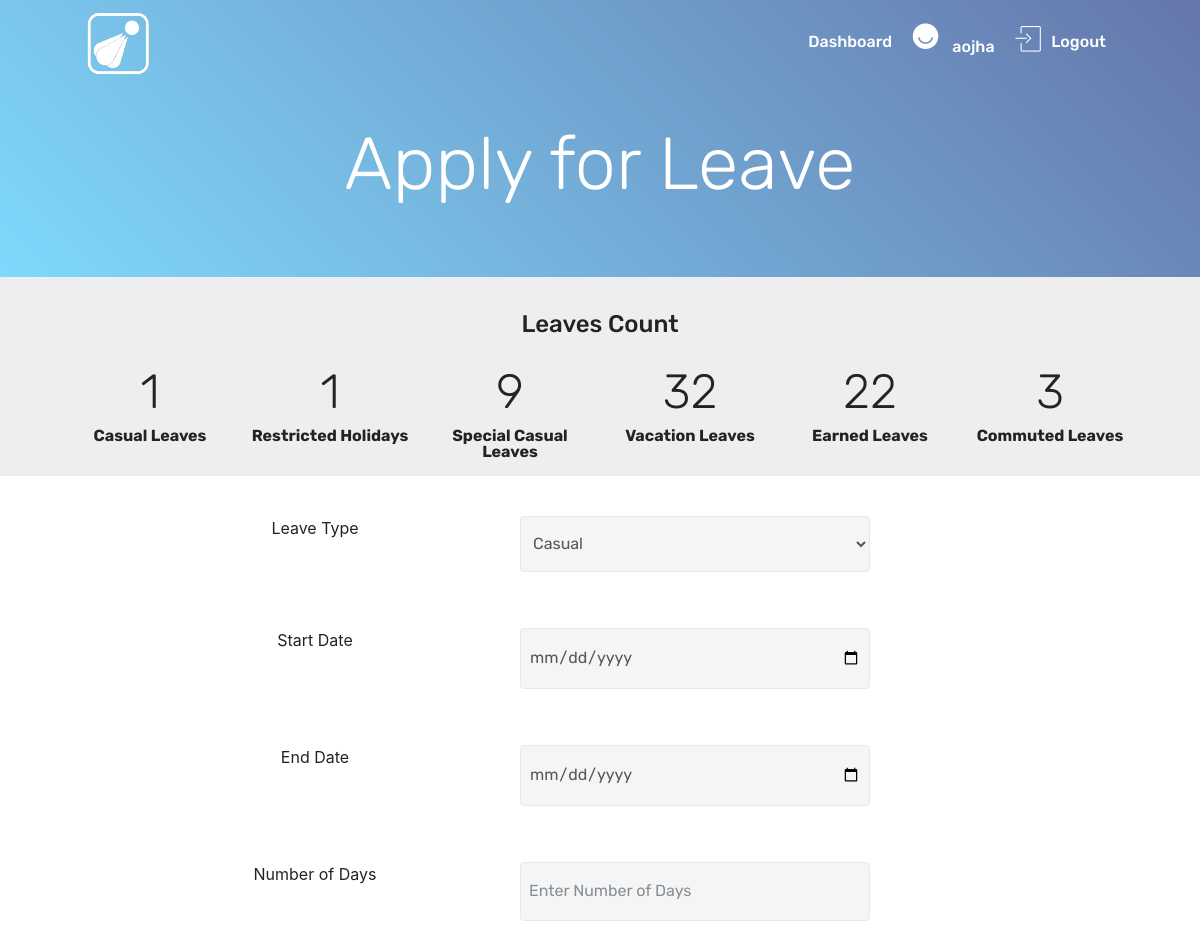
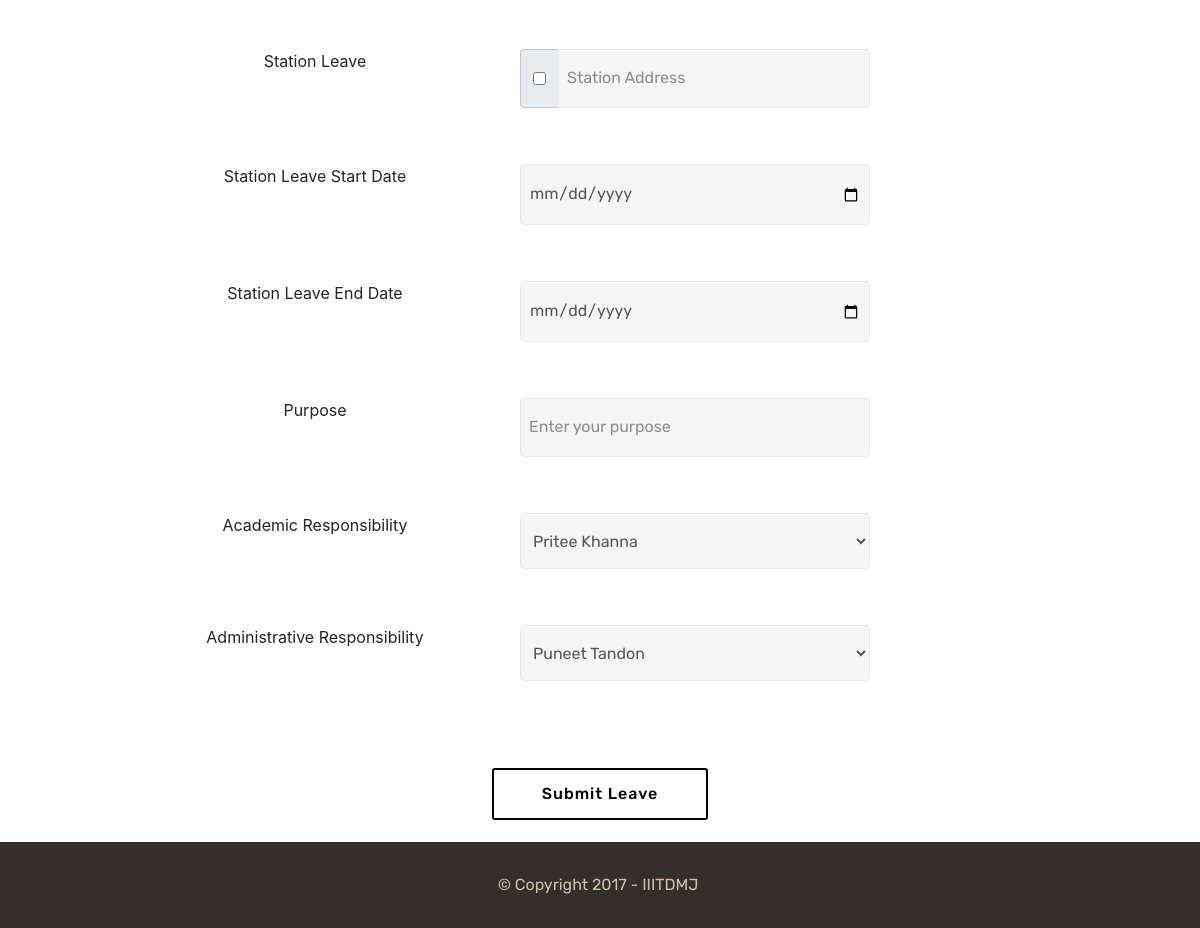
The page /home/newleave/ (signed in) on the database its author committed (2 pictures, top to bottom).
### home/models.py (models this page shows)
class RemainingLeaves(models.Model):
    user = models.OneToOneField(User, on_delete=models.CASCADE, related_name='remaining_leaves')
    casual = models.IntegerField(default=8)
    vacation = models.IntegerField(default=60, null=True, blank=True)
    commuted = models.IntegerField(default=20)
    special_casual = models.IntegerField(default=15)
    restricted = models.IntegerField(default=2)
    earned = models.IntegerField(default=30, null=True)
    year = models.IntegerField(default=2017)

### home/views.py (the view)
@login_required
def newleave(request):
    if 'username' in request.session:
        username = request.session['username']
        current_user = request.user
        user_profile = UserProfile.objects.get(user=current_user.id)
        remaining_leaves = RemainingLeaves.objects.get(user=current_user.id)
    return render(request, 'leave/newleave.html',  {'user_profile' :user_profile,
                                                    'profiles' :UserProfile.objects.all(),
                                                    'remaining_leaves' :remaining_leaves,
                                                    'username' :username})

### home/templates/leave/newleave.html (shortened to what this page needs)
<!DOCTYPE html>
<html>
<head>
  {% load static %}
  <link rel="stylesheet" href="{% static 'leave/assets/web/assets/mobirise-icons/mobirise-icons.css' %}">
  <link rel="stylesheet" href="{% static 'leave/assets/tether/tether.min.css' %}">
  <link rel="stylesheet" href="{% static 'leave/assets/bootstrap/css/bootstrap.min.css' %}">
  <link rel="stylesheet" href="{% static 'leave/assets/bootstrap/css/bootstrap-grid.min.css' %}">
  <link rel="stylesheet" href="{% static 'leave/assets/bootstrap/css/bootstrap-reboot.min.css' %}">
  <link rel="stylesheet" href="{% static 'leave/assets/dropdown/css/style.css' %}">
  <link rel="stylesheet" href="{% static 'leave/assets/socicon/css/styles.css' %}">
  <link rel="stylesheet" href="{% static 'leave/assets/theme/css/style.css' %}">
  <link href="{% static 'leave/assets/fonts/style.css' %}" rel="stylesheet">
  <link href="{% static 'leave/assets/mobirise/css/mbr-additional.css' %}" rel="stylesheet">
</head>
<body>
<section class="menu cid-qtm9HUX9Jb" once="menu" id="menu1-1b" data-rv-view="118">
    <nav class="navbar navbar-expand beta-menu navbar-dropdown align-items-center navbar-fixed-top navbar-toggleable-sm bg-color transparent">
        <div class="menu-logo">
            <div class="navbar-brand">
                <span class="navbar-logo">
                    <a href="#">
                         <img src="{% static 'leave/assets/images/basic3-154-infinity-512x512.png' %}" alt="" title="" media-simple="true" style="height: 4.3rem;">
                    </a>
                </span>
            </div>
        </div>
        <div class="collapse navbar-collapse" id="navbarSupportedContent">
            <ul class="navbar-nav nav-dropdown nav-right" data-app-modern-menu="true"><li class="nav-item"><a class="nav-link link text-white display-4" href="#"></a></li><li class="nav-item">
                    <a class="nav-link link text-white display-4" href="/home/">&nbsp;Dashboard</a>
                </li><li class="nav-item"><a class="nav-link link text-white display-4" href="#"><span class="socicon socicon-ello mbr-iconfont mbr-iconfont-btn" style="color: rgb(255, 255, 255);"></span>
                        {{username}}</a></li><li class="nav-item"><a class="nav-link link text-white display-4" href="/home/loggedout/"><span class="mbri-login mbr-iconfont mbr-iconfont-btn" style="color: rgb(255, 255, 255);"></span>Logout&nbsp;</a></li></ul>
        </div>
    </nav>
</section>
<section class="header5 cid-qtp9ii4sR0" id="header5-1f" data-rv-view="115">
    <div class="container">
        <div class="row justify-content-center">
            <div class="mbr-white col-md-10">
                <h1 class="mbr-section-title align-center pb-3 mbr-fonts-style display-1">
                    Apply for Leave</h1>
            </div>
        </div>
    </div>
</section>
<section class="counters1 counters cid-qtqMeBa55Y" id="counters1-20" data-rv-view="119" >
    <div class="container">
        <h3 class="mbr-section-subtitle mbr-fonts-style display-5">
           <center> <br>Leaves Count</center>
        </h3>
        <div class="container pt-2 mt-0">
            <div class="media-container-row">
                <div class="card p-1 align-center col-6 col-md-3 col-lg-2" >
                    <div class="panel-item p-1" >
                        <div class="card-text" >
                            <h3 class="count pt-1 pb-1 mbr-fonts-style display-2" >
                                  {{remaining_leaves.casual}}
                            </h3>
                            <h4 class="mbr-content-title mbr-bold mbr-fonts-style display-7">
                                Casual Leaves
                            </h4>
                        </div>
                    </div>
                </div>
                <div class="card p-1 align-center col-6 col-md-3 col-lg-2">
                    <div class="panel-item p-1">
                        <div class="card-text">
                            <h3 class="count pt-1 pb-1 mbr-fonts-style display-2">
                                  {{remaining_leaves.restricted}}
                            </h3>
                            <h4 class="mbr-content-title mbr-bold mbr-fonts-style display-7">
                                Restricted Holidays
                            </h4>
                        </div>
                    </div>
                </div>
                <div class="card p-1 align-center col-6 col-md-3 col-lg-2">
                    <div class="panel-item p-1">
                        <div class="card-text">
                            <h3 class="count pt-1 pb-1 mbr-fonts-style display-2">
                                  {{remaining_leaves.special_casual}}
                            </h3>
                            <h4 class="mbr-content-title mbr-bold mbr-fonts-style display-7">
                                Special Casual Leaves
                            </h4>
                        </div>
                    </div>
                </div>
                <div class="card p-1 align-center col-6 col-md-3 col-lg-2">
                    <div class="panel-item p-1">
                        <div class="card-text">
                            <h3 class="count pt-1 pb-1 mbr-fonts-style display-2">
                                  {{remaining_leaves.vacation}}
                            </h3>
                            <h4 class="mbr-content-title mbr-bold mbr-fonts-style display-7">
                                Vacation Leaves
                            </h4>
                        </div>
                    </div>
                </div>
                <div class="card p-1 align-center col-6 col-md-3 col-lg-2">
                    <div class="panel-item p-1">
                        <div class="card-text">
                            <h3 class="count pt-1 pb-1 mbr-fonts-style display-2">
                                  {{remaining_leaves.earned}}
                            </h3>
                            <h4 class="mbr-content-title mbr-bold mbr-fonts-style display-7">
                                Earned Leaves
                            </h4>
                        </div>
                    </div>
                </div>
                <div class="card p-1 align-center col-6 col-md-3 col-lg-2">
                    <div class="panel-item p-1">
                        <div class="card-text">
                            <h3 class="count pt-1 pb-1 mbr-fonts-style display-2">
                                  {{remaining_leaves.commuted}}
                            </h3>
                            <h4 class="mbr-content-title mbr-bold mbr-fonts-style display-7">
                                Commuted Leaves
                            </h4>
                        </div>
                    </div>
                </div>
            </div>
        </div>
   </div>
</section>
<section class="mbr-section mbr-section--relative mbr-section--fixed-size" id="deltapieditor-1x" data-rv-view="21" style="background-color: rgb(255, 255, 255);">
    <div class="mbr-section__container mbr-section__container--isolated container">
  <center><form class="form-horizontal" action="/home/confirmleave/" method="post">
<fieldset>
  <div class="row"><p><br></p></div>
<div class="form-group">
  <div class = "row">
    <div class="col-md-1"></div>
  <div class="col-md-4">
  <label for="leavetype">Leave Type</label>
</div>
  <div class="col-md-4">
    <select id="leavetype" name="leavetype" class="form-control">
      <option value="1">Casual</option>
    </select>
  </div>
</div>
</div>
<div class="row"><p><br></p></div>
<div class="form-group">
  <div class = "row">
      <div class="col-md-1"></div>
  <div class="col-md-4">
  <label for="stdate">Start Date</label>
</div>
  <div class="col-md-4">
  <input id="stdate" name="stdate" type="date" placeholder="Enter the Start Date" class="form-control input-md" required="">
  </div>
</div>
</div>
<div class="container"><div class="row"><p><br></p></div></div>
<div class="form-group">
  <div class = "row">
      <div class="col-md-1"></div>
  <div class="col-md-4">
  <label for="enddate">End Date</label>
</div>
  <div class="col-md-4">
  <input id="enddate" name="enddate" type="date" placeholder="Enter the End Date" class="form-control input-md" required="">
  </div>
</div>
</div>
<div class="container"><div class="row"><p><br></p></div></div>
<div class="form-group">
  <div class = "row">
      <div class="col-md-1"></div>
  <div class="col-md-4">
  <label for="nodays">Number of Days</label>
</div>
  <div class="col-md-4">
  <input id="nodays" name="nodays" type="text" placeholder="Enter Number of Days" class="form-control input-md" required="">
  </div>
</div>
</div>
<div class="container"><div class="row"><p><br></p></div></div>
<div class="form-group">
  <div class = "row">
      <div class="col-md-1"></div>
  <div class="col-md-4">
  <label for="stationleave">Station Leave</label>
</div>
  <div class="col-md-4">
    <div class="input-group">
      <span class="input-group-addon">
          <input id="stationleave" name="stationleave" value="on" type="checkbox">
      </span>
      <input id="leave_address" name="leave_address" class="form-control" type="text" placeholder="Station Address">
    </div>
  </div>
</div>
</div>
<div class="container"><div class="row"><p><br></p></div></div>
<div class="form-group">
  <div class = "row">
      <div class="col-md-1"></div>
  <div class="col-md-4">
  <label for="stationleavestdate">Station Leave Start Date</label>
</div>
  <div class="col-md-4">
  <input id="stationleavestdate" name="stationleavestdate" type="date" placeholder="Enter Station Leave Start Date" class="form-control input-md">
  </div>
</div>
</div>
<div class="container"><div class="row"><p><br></p></div></div>
<div class="form-group">
  <div class = "row">
      <div class="col-md-1"></div>
  <div class="col-md-4">
  <label for="stationleaveenddate">Station Leave End Date</label>
</div>
  <div class="col-md-4">
  <input id="stationleaveenddate" name="stationleaveenddate" type="date" placeholder="Enter Station Leave End Date" class="form-control input-md">
  </div>
</div>
</div>
<div class="container"><div class="row"><p><br></p></div></div>
<div class="form-group">
  <div class = "row">
      <div class="col-md-1"></div>
  <div class="col-md-4">
  <label for="purpose">Purpose</label>
</div>
  <div class="col-md-4">
  <input id="purpose" name="purpose" type="text" placeholder="Enter your purpose" class="form-control input-md" required="">
  </div>
</div>
</div>
<div class="container"><div class="row"><p><br></p></div></div>
<div class="form-group">
<div class = "row">
    <div class="col-md-1"></div>
  <div class="col-md-4">
  <label for="acadresponsibilty">Academic Responsibility</label>
</div>
  <div class="col-md-4">
    <select id="acadresponsibilty" name="acadresponsibilty" class="form-control">
      {% for profile in profiles %}
      {% if profile.section == user_profile.section and profile.name != user_profile.name %}
      <option value="{{profile.user_id}}">{{profile.name}}</option>
      {% endif %}
      {% endfor %}
    </select>
  </div>
</div>
</div>
<div class="container"><div class="row"><p><br></p></div></div>
<div class="form-group">
  <div class = "row">
  <div class="col-md-1"></div>
  <div class  = "col-md-4">
  <label for="adminresponsibility">Administrative Responsibility</label>
</div>
  <div class="col-md-4">
    <select id="adminresponsibility" name="adminresponsibility" class="form-control">
      {% for profile in profiles %}
      {% if user_profile.jobtype == profile.jobtype and profile.name != user_profile.name %}
      <option value="{{profile.user_id}}">{{profile.name}}</option>
      {% endif %}
      {% endfor %}
    </select>
  </div>
</div>
</div>
<div class="container"><div class="row"><p><br></p></div></div>
<div class="form-group">
  <div class="">
    <div class="mbr-section-btn align-center"><button id="submitleave" name="submitleave" type="submit" class="btn btn-md btn-black-outline display-4">Submit Leave</a></div>
  </div>
</div>
</fieldset>
</form></center>
    </div>
</section>
<section once="" class="cid-qtmfWV5aem" id="footer6-1c" data-rv-view="120" style="position: relative; width: 100%; bottom:0">
    <div class="container">
        <div class="media-container-row align-center mbr-white">
            <div class="col-12">
                <p class="mbr-text mb-0 mbr-fonts-style display-7">
                    © Copyright 2017 - IIITDMJ&nbsp;</p>
            </div>
        </div>
    </div>
</section>
</body>
</html>

### home/static/leave/assets/dropdown/css/style.css (style rules this page uses)
.navbar-dropdown { left: 0; padding: 0; position: absolute; right: 0; top: 0; transition: all 0.45s ease; z-index: 1030; background: #282828; }
.navbar-dropdown .navbar-logo { margin-right: 0.8rem; transition: margin 0.3s ease-in-out; vertical-align: middle; }
.navbar-dropdown .navbar-logo img { height: 3.125rem; transition: all 0.3s ease-in-out; }
.navbar-dropdown.navbar-fixed-top { position: fixed; }
.navbar-dropdown .navbar-brand span { vertical-align: -4px; }
.navbar-dropdown.bg-color.transparent { background: none; }
.nav-dropdown { font-size: 0.75rem; font-weight: 500; height: auto !important; }
.nav-dropdown .link { margin: .667em 1.667em; font-weight: 500; padding: 0; transition: color .2s ease-in-out; }
.nav-dropdown .link::after, .nav-dropdown .dropdown-item::after { color: inherit; }

### home/static/leave/assets/theme/css/style.css (style rules this page uses)
section { background-color: #eeeeee; }
section, .container, .container-fluid { position: relative; word-wrap: break-word; }
a { font-style: normal; font-weight: 400; cursor: pointer; }
a, a:hover { text-decoration: none; }
body { color: #232323; }
h1, h2, h3, h4, h5, h6, .h1, .h2, .h3, .h4, .h5, .h6, .display-1, .display-2, .display-3, .display-4 { line-height: 1; word-break: break-word; word-wrap: break-word; }
body { position: relative; }
section { background-position: 50% 50%; background-repeat: no-repeat; background-size: cover; }
.mbr-white { color: #ffffff; }
.align-center { text-align: center; }
.mbr-bold { font-weight: 700; }
.media-container-row { display: -ms-flexbox; display: -webkit-flex; display: flex; -webkit-flex-direction: row; -ms-flex-direction: row; flex-direction: row; -webkit-flex-wrap: wrap; -ms-flex-wrap: wrap; flex-wrap: wrap; -webkit-justify-content: center; -ms-flex-pack: center; justify-content: center; -webkit-align-content: center; -ms-flex-line-pack: center; align-content: center; -webkit-align-items: start; -ms-flex-align: start; align-items: start; }
@media (min-width: 992px) { .media-container-row { -webkit-flex-wrap: nowrap; -ms-flex-wrap: nowrap; flex-wrap: nowrap; } }
.card { background-color: transparent; border: none; }
.mbr-section-btn { margin-left: -.25rem; margin-right: -.25rem; font-size: 0; }
[type="submit"] { -webkit-appearance: none; }
.menu .navbar-brand { display: -webkit-flex; }
.menu .navbar-brand span { display: flex; display: -webkit-flex; }
.menu .navbar-brand .navbar-logo img { display: -webkit-flex; }
@media (min-width: 992px) { .menu .navbar-nav.nav-dropdown { display: -webkit-flex; } }
@media (min-width: 992px) { .menu .navbar-toggleable-sm .navbar-collapse { display: -webkit-flex !important; } }

### rows shown on the page
RemainingLeaves: casual "1", restricted "1", special_casual "9", vacation "32", earned "22", commuted "3"

### other values the page prints
{{ username }} "aojha"
form field acadresponsibilty "Pritee Khanna"
form field adminresponsibility "Puneet Tandon"
